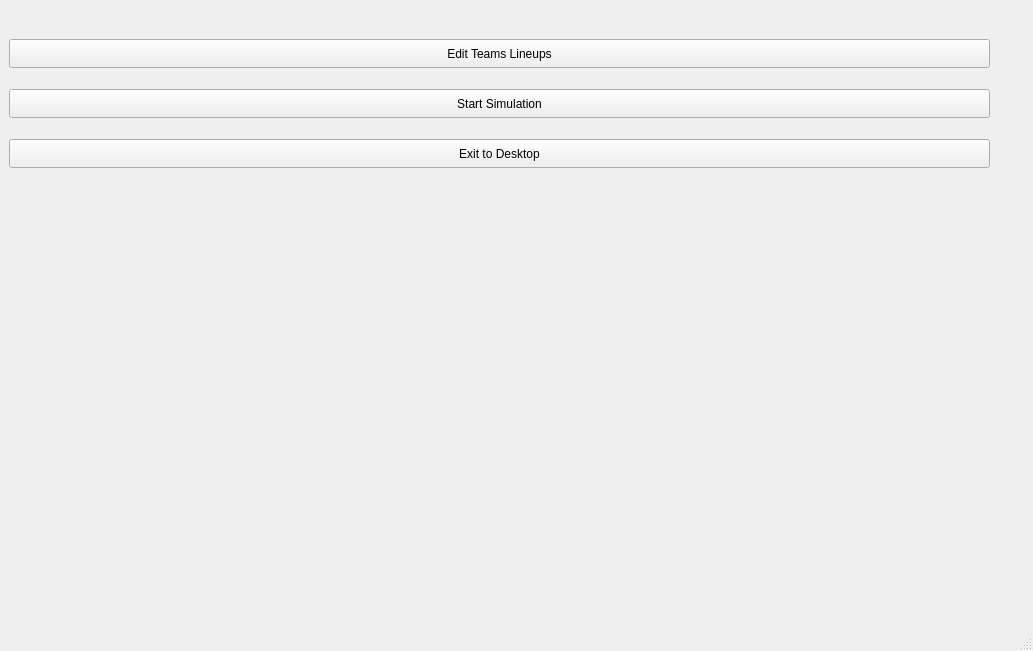
<?xml version="1.0" encoding="UTF-8"?>
<ui version="4.0">
 <class>MainWindow</class>
 <widget class="QMainWindow" name="MainWindow">
  <property name="geometry">
   <rect>
    <x>0</x>
    <y>0</y>
    <width>1033</width>
    <height>651</height>
   </rect>
  </property>
  <property name="windowTitle">
   <string>MainWindow</string>
  </property>
  <widget class="QWidget" name="centralwidget">
   <layout class="QGridLayout" name="gridLayout">
    <item row="2" column="0">
     <widget class="QStackedWidget" name="stackedWidget">
      <property name="currentIndex">
       <number>0</number>
      </property>
      <widget class="QWidget" name="emptyPage">
       <widget class="QPushButton" name="exitApp">
        <property name="geometry">
         <rect>
          <x>0</x>
          <y>130</y>
          <width>981</width>
          <height>29</height>
         </rect>
        </property>
        <property name="text">
         <string>Exit to Desktop</string>
        </property>
       </widget>
       <widget class="QPushButton" name="startSim">
        <property name="geometry">
         <rect>
          <x>0</x>
          <y>80</y>
          <width>981</width>
          <height>29</height>
         </rect>
        </property>
        <property name="text">
         <string>Start Simulation</string>
        </property>
       </widget>
       <widget class="QPushButton" name="editTeamsLineups">
        <property name="geometry">
         <rect>
          <x>0</x>
          <y>30</y>
          <width>981</width>
          <height>29</height>
         </rect>
        </property>
        <property name="text">
         <string>Edit Teams Lineups</string>
        </property>
       </widget>
      </widget>
      <widget class="QWidget" name="pageEditLineUps">
       <widget class="QTextEdit" name="textEdit">
        <property name="geometry">
         <rect>
          <x>290</x>
          <y>80</y>
          <width>301</width>
          <height>151</height>
         </rect>
        </property>
        <property name="html">
         <string>&lt;!DOCTYPE HTML PUBLIC &quot;-//W3C//DTD HTML 4.0//EN&quot; &quot;http://www.w3.org/TR/REC-html40/strict.dtd&quot;&gt;
&lt;html&gt;&lt;head&gt;&lt;meta name=&quot;qrichtext&quot; content=&quot;1&quot; /&gt;&lt;meta charset=&quot;utf-8&quot; /&gt;&lt;style type=&quot;text/css&quot;&gt;
p, li { white-space: pre-wrap; }
hr { height: 1px; border-width: 0; }
li.unchecked::marker { content: &quot;\2610&quot;; }
li.checked::marker { content: &quot;\2612&quot;; }
&lt;/style&gt;&lt;/head&gt;&lt;body style=&quot; font-family:'Segoe UI'; font-size:9pt; font-weight:400; font-style:normal;&quot;&gt;
&lt;p style=&quot; margin-top:0px; margin-bottom:0px; margin-left:0px; margin-right:0px; -qt-block-indent:0; text-indent:0px;&quot;&gt;Test: This is for editing lineups&lt;/p&gt;&lt;/body&gt;&lt;/html&gt;</string>
        </property>
       </widget>
       <widget class="QPushButton" name="backButton1">
        <property name="geometry">
         <rect>
          <x>50</x>
          <y>530</y>
          <width>93</width>
          <height>29</height>
         </rect>
        </property>
        <property name="text">
         <string>Back</string>
        </property>
       </widget>
      </widget>
      <widget class="QWidget" name="pageExitTest">
       <widget class="QScrollBar" name="verticalScrollBar">
        <property name="geometry">
         <rect>
          <x>370</x>
          <y>160</y>
          <width>16</width>
          <height>160</height>
         </rect>
        </property>
        <property name="orientation">
         <enum>Qt::Orientation::Vertical</enum>
        </property>
       </widget>
       <widget class="QTimeEdit" name="timeEdit">
        <property name="geometry">
         <rect>
          <x>520</x>
          <y>260</y>
          <width>118</width>
          <height>26</height>
         </rect>
        </property>
       </widget>
       <widget class="QPushButton" name="backButton2">
        <property name="geometry">
         <rect>
          <x>50</x>
          <y>530</y>
          <width>93</width>
          <height>29</height>
         </rect>
        </property>
        <property name="text">
         <string>Back</string>
        </property>
       </widget>
      </widget>
     </widget>
    </item>
   </layout>
  </widget>
  <widget class="QStatusBar" name="statusbar"/>
 </widget>
 <resources/>
 <connections/>
</ui>
